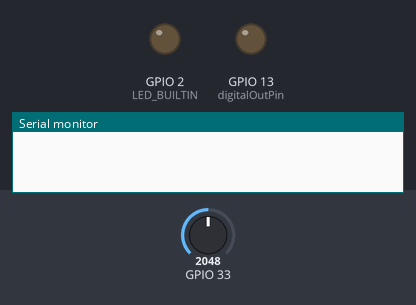
The sketch below on a simulated ESP32. Shown: output pins drawn as LEDs (lit = HIGH), the last lines printed to the serial monitor. Inputs (shaded band) come from the test bench; at power-on: GPIO 33 = 2048. WiFi joins after 1.5 s; servers stay silent unless stated; uploads are accepted with an empty reply; not simulated (calls return 0 or success): WSB_private.h. At 3.4 s the program puts the board to deep sleep or switches it off; the recording ends there.

Above: at 0.0 s.
At 3.0 s:
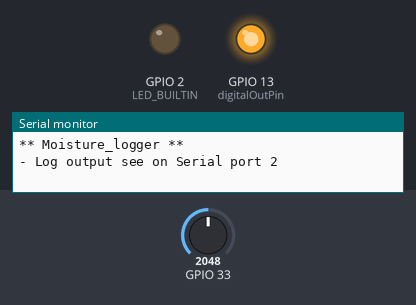
Timing chart, 0 to 3.4 s (numbered marks = the images above):
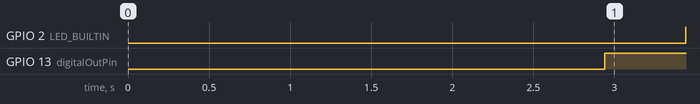

The sketch:

Moisture_logger.ino
```cpp
/*********
 * Log moisture levels periodically fall into deep sleep in the meantime.
 * Version for WEMOS LoLin Lite board which runs efficiently on battery.
 *
 * Now the program controls the sensor power via GPIO output and
 * transmits battery voltage as well.
 * On-board LED gets turned on when board is active.
 *********/

// Import required libraries
#include "WiFi.h"
#include <HTTPClient.h>
#include <esp_sleep.h>

// Replace with your network credentials
//const char* ssid = "REPLACE_WITH_YOUR_SSID";
//const char* password = "REPLACE_WITH_YOUR_PASSWORD";
#include <WSB_private.h> // set the WLAN credentials outside the source code
const char* ssid = STA_SSID;
const char* password = STA_PASS;

// Assign input variables to GPIO pins
const int analogIn = 36;  // ADC1-0  for Moisture sensor
const int analogBat = 33; // Battery ADC input WEMOS Lite ADC1-5 (Note that ADC2 cannot be used when WiFi is on)

// ADC parameters
const float adc_ref = 3.30;   // for WEMOS LiLo Lite, was 3.33 for Node CPU board
const int   adc_range = 4095;

// Battery voltage divider correction
const float scaleBatteryVoltage = 543 / 323;  // Assuming voltage divider of: 220kOhm + 330kOhm || 15 MOhm (ADC)
                                              // Total resistance = 543 kOhm, resistor at ADC = 323 kOhm

// Digital Output to drive Sensor
// const int digitalOutPin =  17;  // G17
const int digitalOutPin =  13;  // Wemos LoLin Lite

// Sensor Server

// Server running on PiZero
const char* serverName = "http://192.168.178.100/sensor_values.php";  // pizero.wlan.local
String token = "35c17e3e-88fe-4978-8930-080264f8c615";
String sensorName = "Moisture-ESP";
String sensorLocation  = "Work Room";

/*
// Server running within Docker
const char* serverName = "http://192.168.178.33/sensor_values.php";  // wsdesktop7
String token = "09ba4f19-7629-4cc2-90cd-a0874268b860";
String sensorName = "Moisture-ESP Wemos Lite";
String sensorLocation  = "Test";
*/

// Function for the linear adjustment of the ADC.
double analogReadAdjusted(byte pinNumber){

  // Specify the adjustment factors.
  const double f1 = 1.7111361460487501e+001;
  const double f2 = 4.2319467860421662e+000;
  const double f3 = -1.9077375643188468e-002;
  const double f4 = 5.4338055402459246e-005;
  const double f5 = -8.7712931081088873e-008;
  const double f6 = 8.7526709101221588e-011;
  const double f7 = -5.6536248553232152e-014;
  const double f8 = 2.4073049082147032e-017;
  const double f9 = -6.7106284580950781e-021;
  const double f10 = 1.1781963823253708e-024;
  const double f11 = -1.1818752813719799e-028;
  const double f12 = 5.1642864552256602e-033;

  // Specify the number of loops for one measurement.
  //const int loops = 40;
  const int loops = 4;

  // Specify the delay between the loops.
  //const int loopDelay = 200;
  const int loopDelay = 50;

  // Initialize the used variables.
  int counter = 1;
  int inputValue = 0;
  double totalInputValue = 0;
  double averageInputValue = 0;

  // Loop to get the average of different analog values.
  for (counter = 1; counter <= loops; counter++) {

    // Read the analog value.
    inputValue = analogRead(pinNumber);

    // Add the analog value to the total.
    totalInputValue += inputValue;

    // Wait some time after each loop.
    delay(loopDelay);
  }

  // Calculate the average input value.
  averageInputValue = totalInputValue / loops;

  // Calculate and return the adjusted input value.
  return f1 + f2 * pow(averageInputValue, 1) + f3 * pow(averageInputValue, 2) + f4 * pow(averageInputValue, 3) + f5 * pow(averageInputValue, 4) + f6 * pow(averageInputValue, 5) + f7 * pow(averageInputValue, 6) + f8 * pow(averageInputValue, 7) + f9 * pow(averageInputValue, 8) + f10 * pow(averageInputValue, 9) + f11 * pow(averageInputValue, 10) + f12 * pow(averageInputValue, 11);
}


String readMoistureLevel() {
  int inputRawValue = analogRead(analogIn);
  float inputValue = inputRawValue * (adc_ref / adc_range);
  String moistureString = String(inputValue, 2);

  // Check if any reads failed and exit early (to try again).
//  if (isnan(moistureString)) {
//    Serial.println("Failed to read analog value");
//    return "--";
//  }
//  else {
    Serial.println(" -- Moisture String: " + moistureString);
    return moistureString;
//  }
}


String readBatteryVoltage() {
   float adjustedInputValue = analogReadAdjusted(analogBat);
    // Calculate the adjusted voltage from the adjusted analog input value.
    float adjustedInputVoltage = adjustedInputValue * (adc_ref / adc_range);
    // Calculate battery voltage assuming voltage divider of: 220kOhm + 330kOhm || 15 MOhm (ADC)
    // Total resistance = 543 kOhm, resistor at ADC = 323 kOhm
    float vBat = adjustedInputVoltage * 543 / 323;
    String vBatString = String(vBat, 2);
    Serial.println(" -- Battery Voltage: " + vBatString);
    return vBatString;
}

/*
 * Method to print the reason by which ESP32 has been awaken from sleep
 * From: Pranav Cherukupalli <cherukupallip@gmail.com>
 * https://github.com/espressif/arduino-esp32/blob/master/libraries/ESP32/examples/DeepSleep/TimerWakeUp/TimerWakeUp.ino#L22
 */
void print_wakeup_reason(){
  esp_sleep_wakeup_cause_t wakeup_reason;

  wakeup_reason = esp_sleep_get_wakeup_cause();

  switch(wakeup_reason)
  {
    case ESP_SLEEP_WAKEUP_EXT0 : Serial.println("Wakeup caused by external signal using RTC_IO"); break;
    case ESP_SLEEP_WAKEUP_EXT1 : Serial.println("Wakeup caused by external signal using RTC_CNTL"); break;
    case ESP_SLEEP_WAKEUP_TIMER : Serial.println("Wakeup caused by timer"); break;
    case ESP_SLEEP_WAKEUP_TOUCHPAD : Serial.println("Wakeup caused by touchpad"); break;
    case ESP_SLEEP_WAKEUP_ULP : Serial.println("Wakeup caused by ULP program"); break;
    default : Serial.printf("Wakeup was not caused by deep sleep: %d",wakeup_reason); Serial.println();  break;
  }
}

void setup(){
  // Serial port for debugging purposes
  Serial.begin(115200);
  while(!Serial){delay(500);}
  delay(500);
  Serial.println("** Moisture_logger **");

  // If your ESP32 runs on battery and you have to use Serial2 to log output
  // Connect an Serial2USB converter and uncomment the following section.

  Serial.println("- Log output see on Serial port 2");
  Serial = Serial2;
  Serial.begin(115200);
  while(!Serial){delay(500);}
  delay(500);
  Serial.println("** Moisture_logger on Serial2 **");

  print_wakeup_reason();

  // light up internal LED
  pinMode(LED_BUILTIN, OUTPUT);
  Serial.println("Turn on the internal LED.");
  digitalWrite(LED_BUILTIN, LOW);  // Note: the LED on a WEMOS Lite board is active-low

  // Set the digital pin as output:
  Serial.println("Enable Moisture Sensor.");
  pinMode(digitalOutPin, OUTPUT);
  digitalWrite(digitalOutPin, LOW);
  // Connect to Wi-Fi
  Serial.print("Connecting to WiFi..");
  WiFi.begin(ssid, password);
  int count = 40;

  while ((WiFi.status() != WL_CONNECTED) && (count > 0)) {
    delay(500);
    count--;
    Serial.print(".");
  }
  if (count > 0) {
    Serial.println(" connected.");
  }
  else {
    Serial.println();
    int sleep_delay = 30;
    uint64_t sleep_delay_us = sleep_delay * 60ULL * 1000ULL * 1000ULL;
    Serial.println("Failed to connect to WIFI - entering deep sleep mode for " + String(sleep_delay) + " min.");
    esp_sleep_enable_timer_wakeup(sleep_delay_us); // in microseconds
    esp_deep_sleep_start();
  }

  // Print ESP32 Local IP Address
  Serial.print("IP address: ");
  Serial.println(WiFi.localIP());

  Serial.println("Pushing actual sensor value to Server...");
  WiFiClient client;
  HTTPClient http;
  http.begin(client, serverName);

  // Specify content-type header
  http.addHeader("Content-Type", "application/x-www-form-urlencoded");
  http.addHeader("Authorization","Bearer " + token);

  // Prepare your HTTP POST request data
  String httpRequestData = "sname=" + sensorName
                        + "&slocation=" + sensorLocation + "&svalue=" + readMoistureLevel()
                        + "&sbattery=" + readBatteryVoltage()
                        + "";
  Serial.print("httpRequestData: ");
  Serial.println(httpRequestData);

  // Send HTTP POST request
  int httpResponseCode = http.POST(httpRequestData);
  //int httpResponseCode = 200;
  // Read response
  String httpResponsePayload = http.getString();

  delay(10); // to calm down the HTTP client and allow serial prints

  if (httpResponseCode>0) {
    Serial.print("HTTP Response code Moisture level read: ");
    Serial.println(httpResponseCode);
  }
  else {
    Serial.print("Error code: ");
    Serial.println(httpResponseCode);
  }
  Serial.print("POST request returned:");
  Serial.println(httpResponsePayload);

  // Free resources
  http.end();
  delay(10);

  Serial.println("Power Down Moisture Sensor.");
  digitalWrite(digitalOutPin, HIGH);
  delay(500);

  //Send an HTTP POST request periodically
  if (httpResponseCode == 200) {
    int sleep_delay = 3; // hours  - was 60 min;
//    uint64_t sleep_delay_us = sleep_delay * 60ULL * 1000ULL * 1000ULL;
//    Serial.println("HTTP Request successful - entering deep sleep mode for " + String(sleep_delay) + " min.");
    uint64_t sleep_delay_us = sleep_delay * 3600ULL * 1000ULL * 1000ULL;
    Serial.println("HTTP Request successful - entering deep sleep mode for " + String(sleep_delay) + " hours.");
    esp_sleep_enable_timer_wakeup(sleep_delay_us); // in microseconds
  }
  else {
    int sleep_delay = 40;
    uint64_t sleep_delay_us = sleep_delay * 60ULL * 1000ULL * 1000ULL;
    Serial.println("HTTP error received - entering deep sleep mode  for " + String(sleep_delay) + " min.");
    esp_sleep_enable_timer_wakeup(sleep_delay_us); // in microseconds
  }
  // disable builtin LED
  Serial.println("Turn off the internal LED.");
  digitalWrite(LED_BUILTIN, HIGH);

  esp_deep_sleep_start();
}

void loop(){
}
```

Measured:
- by itself, GPIO 2 (LED_BUILTIN): LOW → HIGH at 3.4 s
- by itself, GPIO 13 (digitalOutPin): LOW → HIGH at 2.9 s
